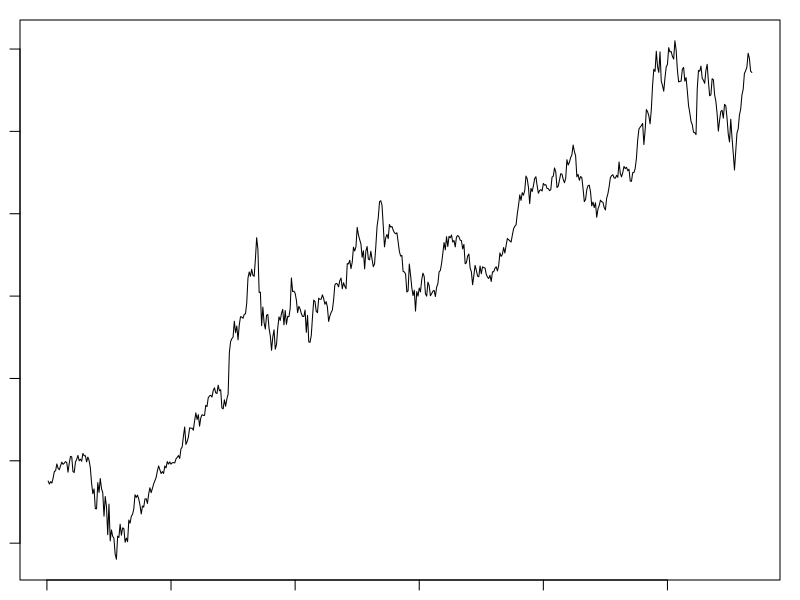
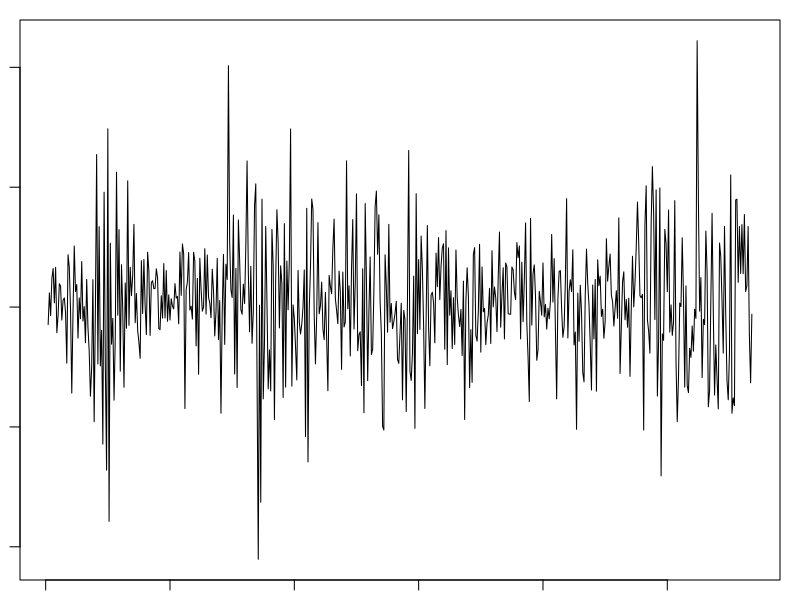
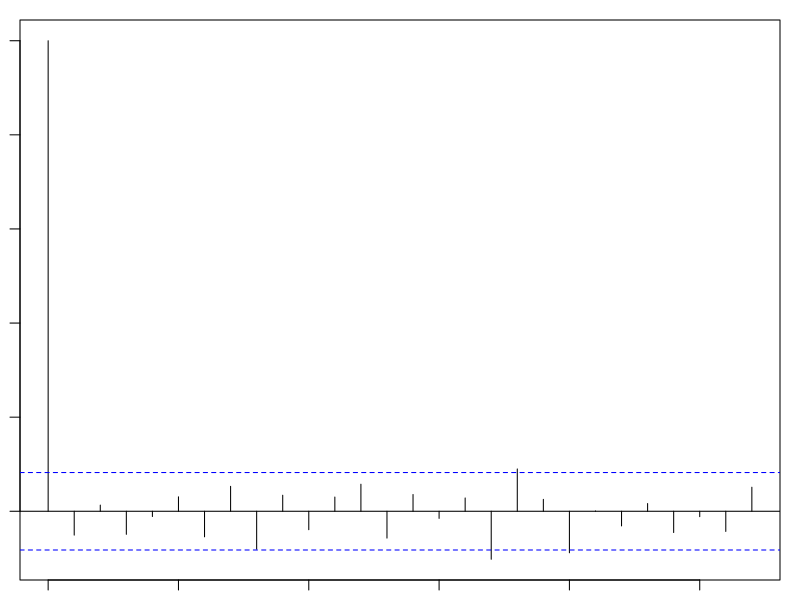
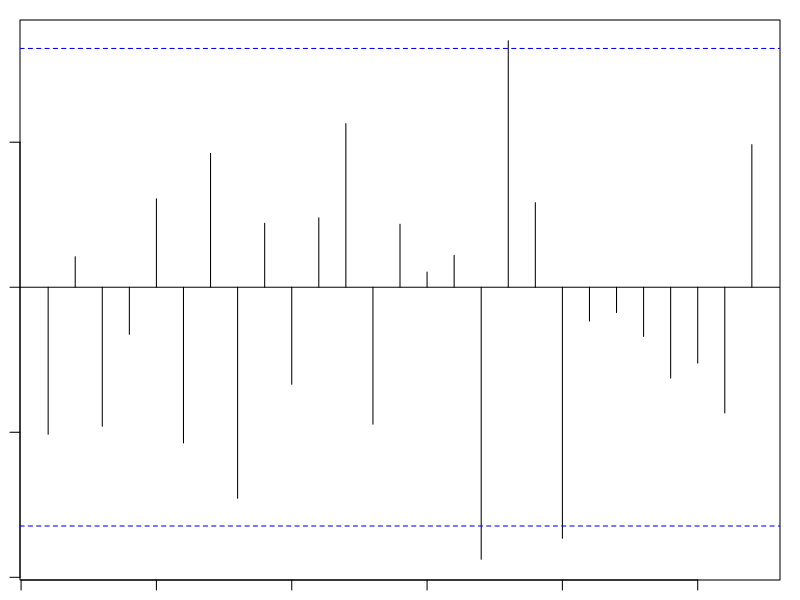

These figures' R source, in order:
setwd("/home/loijilai/CS-hub/myR/time-series/time-series-final-project")
# Dataset:
# https://www.kaggle.com/datasets/parisrohan/faang-stocks-covid190101202004012022
# If there is problem showing the graph:
dev.off()
par("mar")
par(mar=c(1,1,1,1))

library(tidyverse)
data <- read.csv("faang_stocks_pandemic_data.csv")
data <- as_tibble(data)
head(data)
# Extract the closing price of Apple and stores in variable "close"
close <- data %>% filter(Name == "Apple") %>% pull(Close)
length(close) # There are 568 observations

# Initialize a time series object
close.ts <- ts(close)
plot(close.ts)


# Test for stationarity
library(tseries)
adf.test(close.ts) # Not stationary

# Differencing one time
apple.ts <- diff(close.ts)
plot(apple.ts) # may be stationary ?
adf.test(apple.ts) 
# p-value 0.01 we may reject null hypothesis 
# that the time series is not stationary

# Choose parameters based on ACF and PACF
acfplot <- acf(apple.ts, plot = F)
pacfplot <- pacf(apple.ts, plot = F)
plot(acfplot) # The ACF of apple.ts cuts off after lag 0
plot(pacfplot) # The PACF of apple.ts tails off
